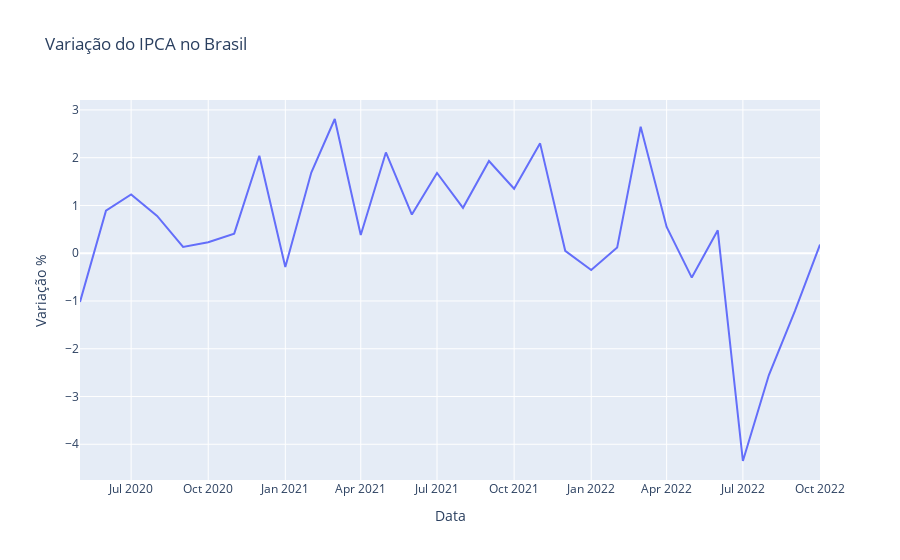

This figure's notebook cell:
### Code cell
fig = px.line(ipca, x="data", y="valor", title='Variação do IPCA no Brasil',\
             labels = {
                "valor": "Variação %",
                "data": "Data"
                })
fig.show()

### Figure 1 — Plotly figure (JSON) as saved in the notebook; plotly's stock layout.template omitted (floating-point values rounded to 4 significant figures)
{"data": [{"hovertemplate": "Data=%{x}<br>Variação %=%{y}<extra></extra>", "legendgroup": "", "line": {"color": "#636efa", "dash": "solid"}, "marker": {"symbol": "circle"}, "mode": "lines", "name": "", "orientation": "v", "showlegend": false, "type": "scatter", "x": ["2020-05-01T00:00:00", "2020-06-01T00:00:00", "2020-07-01T00:00:00", "2020-08-01T00:00:00", "2020-09-01T00:00:00", "2020-10-01T00:00:00", "2020-11-01T00:00:00", "2020-12-01T00:00:00", "2021-01-01T00:00:00", "2021-02-01T00:00:00", "2021-03-01T00:00:00", "2021-04-01T00:00:00", "2021-05-01T00:00:00", "2021-06-01T00:00:00", "2021-07-01T00:00:00", "2021-08-01T00:00:00", "2021-09-01T00:00:00", "2021-10-01T00:00:00", "2021-11-01T00:00:00", "2021-12-01T00:00:00", "2022-01-01T00:00:00", "2022-02-01T00:00:00", "2022-03-01T00:00:00", "2022-04-01T00:00:00", "2022-05-01T00:00:00", "2022-06-01T00:00:00", "2022-07-01T00:00:00", "2022-08-01T00:00:00", "2022-09-01T00:00:00", "2022-10-01T00:00:00"], "xaxis": "x", "y": [-1.02, 0.89, 1.23, 0.78, 0.13, 0.23, 0.41, 2.04, -0.29, 1.69, 2.81, 0.38, 2.11, 0.81, 1.68, 0.95, 1.93, 1.35, 2.3, 0.05, -0.35, 0.12, 2.65, 0.55, -0.51, 0.48, -4.35, -2.55, -1.21, 0.18], "yaxis": "y"}], "layout": {"legend": {"tracegroupgap": 0}, "title": {"text": "Variação do IPCA no Brasil"}, "xaxis": {"anchor": "y", "domain": [0, 1], "title": {"text": "Data"}}, "yaxis": {"anchor": "x", "domain": [0, 1], "title": {"text": "Variação %"}}}}
